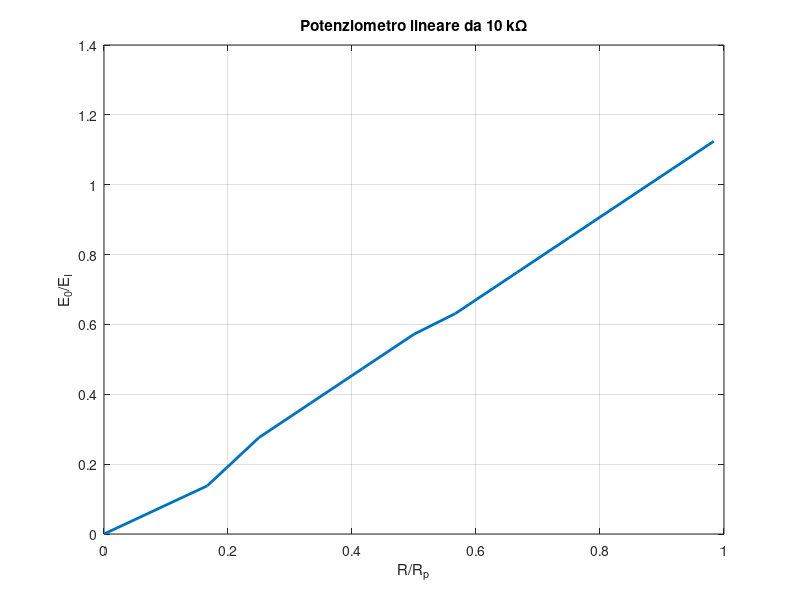

Here is the MATLAB script that generated this plot: (Note: this script raises an error after producing the figure.)
clear all
close all
clc

tic

%% Dati 
RP_500 = 500e3; %ohm Resistenza nominale 
RP_10 = 10e3; %ohm Resistenza nominale 
EI = 5.07; %V Tensione di Alimentazione

% Lunghezze nominali di potenziometri cm
L_500 = 4; 
L_10 = 12;

% Tensione misurata col Primo potenziometro V
E0_500_dig = [0 0 0.74774 1.6700 2.5157 3.5952 4.6038 5.0113 5.0700]; % Multimetro digitale
E0_500_an = [0 0 0 0 0 0 1.8 5.4 5.6]; % Multimetro analogico
x_500 = [0 1 1.5 2 2.5 3 3.5 3.8 4]; % Posizioni assunte dal potenziometro

% Tensione misurata col secondo potenziometro V
E0_10_dig = [0 0 0.7178 1.2258 1.7680 2.3454 2.6719 3.3141 3.9265 4.9518 5.0692]; % Multimetro digitale
E0_10_an = [0 0.7 1.4 1.9 2.4 2.9 3.2 3.8 4.3 5.3 5.7]; % Multimetro analogico
x_10 = [0 2 3 4 5 6 6.8 8 9 11 11.8]; % Posizioni assunte dal potenziometro

%% Valori da plottare ANALOGICI
y_10_plt = E0_10_an./EI;  
y_500_plt = E0_500_an./EI;
x_10_plt = x_10./L_10;
x_500_plt = x_500./L_500;

% Visualizzazione risultati
% 10 kohm
figure 
plot(x_10_plt,y_10_plt,'LineWidth', 2)
grid on
ylabel('E_0/E_I')
xlabel('R/R_p')
title('Potenziometro lineare da 10 k\Omega')  
subtitle('Multimetro analogico')
% Esportazione 
ax = gca;
exportgraphics(ax,'10kohm_anal.pdf','Resolution',300)

% 500 kohm    
figure 
plot(x_500_plt,y_500_plt,'LineWidth', 2)
grid on
ylabel('E_0/E_I')
xlabel('R/R_p')
title('Potenziometro lineare da 500 k\Omega') 
subtitle('Multimetro analogico')
% Esportazione 
ax = gca;
exportgraphics(ax,'500kohm_anal.pdf','Resolution',300)

toc